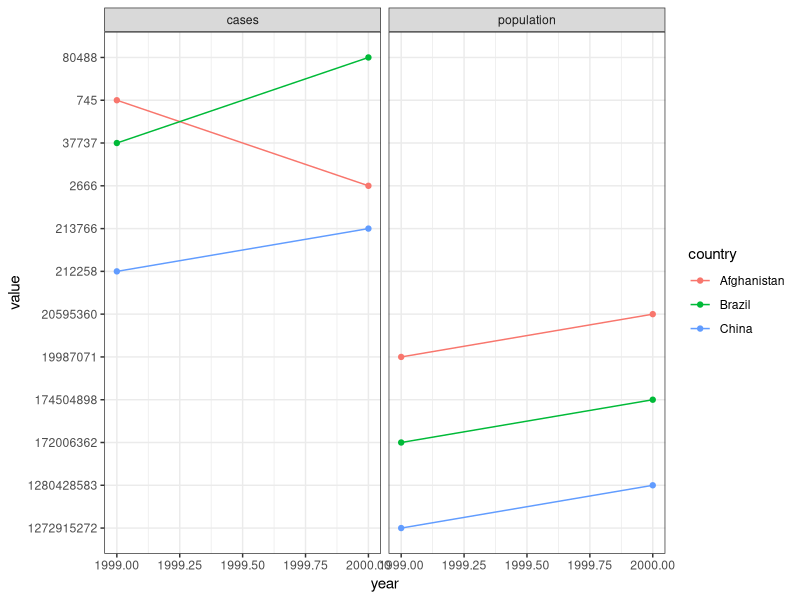
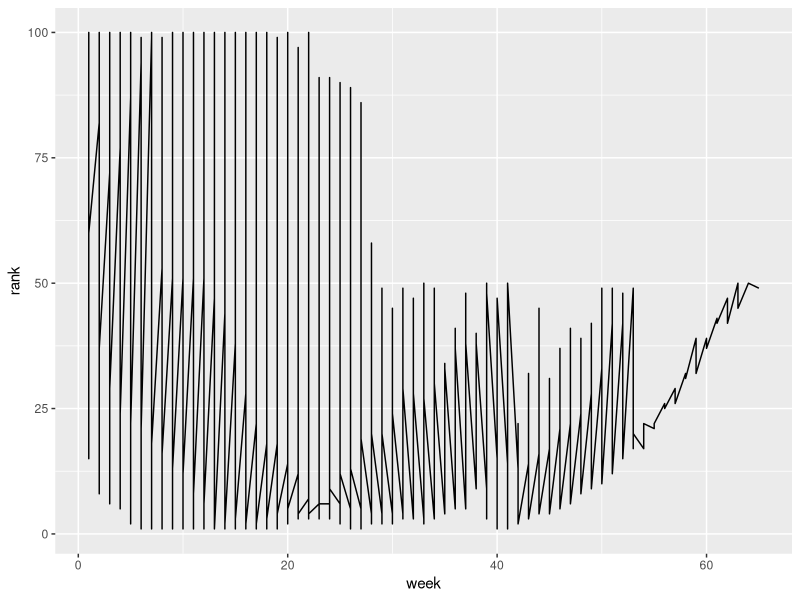

The R source for these figures, in order:
## ---- chunk 1
knitr::opts_chunk$set(echo = TRUE)
## ---- chunk 2
library(tidyverse)
## ---- chunk 3
# Load data set
tidydata <- tribble(
~country, ~year, ~cases, ~population,
"Afghanistan", 1999, 745, 19987071,
"Afghanistan", 2000, 2666, 20595360,
"Brazil", 1999, 37737, 172006362,
"Brazil", 2000, 80488, 174504898,
"China", 1999, 212258, 1272915272,
"China", 2000, 213766, 1280428583)

## ---- chunk 4
# Org by total # of cases in a year
tidydata %>% 
 group_by(year) %>% 
 summarize(total_cases = sum(cases))

## ---- chunk 5
# Loading a non-tidy dataset 
nontidydata <- tribble(
 ~country,~year,~rate, 
"Afghanistan", 1999, "745/19987071", 
"Afghanistan", 2000, "2666/20595360", 
"Brazil", 1999, "37737/172006362", 
"Brazil", 2000, "80488/174504898", 
"China", 1999, "212258/1272915272",
"China", 2000, "213766/1280428583")

nontidydata

## ---- chunk 6
# tidying the dataset
tidieddata <- nontidydata %>%
 separate(rate, into = c("cases", 
 "population"),
 sep = "/")
tidieddata
## ---- chunk 7
# Passing names to new columns "measurement" and "values" from col "cases" to "popn" 
newtidieddata <- tidieddata %>%
 pivot_longer(
 cols = cases:population,
 names_to = "measurement"
,
 values_to = "value"
 )
newtidieddata

## ---- chunk 8
# one-dimensional ggplot
ggplot(newtidieddata) +
 aes(x=year,y=value, colour=country) +
 geom_point() +
 geom_line(aes(group = country))+
 facet_wrap(~measurement) + 
 theme_bw()


## ---- chunk 9
# Example 2
df <- tribble(
 ~id, ~bp1, ~bp2,
 "A", 100, 120,
 "B", 140, 115,
 "C", 120, 125)
df


## ---- chunk 10
# from columns bp1 to bp2, send them to "measurement" and "value"
df %>%
 pivot_longer(
 cols = bp1:bp2,
 names_to = "measurement",
 values_to = "value")

## ---- chunk 11
# going back to pivot_longer
newtidieddata %>% 
 pivot_wider(names_from="measurement",
 values_from="value")


## ---- chunk 12
# Example 4: reshapping data
df <- tribble(
 ~id, ~measurement, ~value,
 "A", "bp1", 100,
 "B", "bp1", 140,
 "B", "bp2", 115, 
 "A", "bp2", 120,
 "A", "bp3", 105)
df

## ---- chunk 13
# reshapping data w pivot_wider
# NA appears when there is a missing entry
df %>% 
 pivot_wider(
 names_from = measurement,
 values_from = value)

## ---- chunk 14
# Load tidyverse package
library(tidyverse)
## ---- chunk 15
# Pivot longer to arrange the names, values, and clean data
newtidieweek <- billboard %>%
  pivot_longer(
    cols = starts_with("wk"),
    names_to = "week",
    values_to = "rank",
    values_drop_na = TRUE,
  )

newtidieweek

## ---- chunk 16
# mutate data set
tidie_data <- newtidieweek %>% 
  mutate(week = parse_number(week))

tidie_data

## ---- chunk 17
# Plot graph 
ggplot(tidie_data) +
 aes(x=week,y=rank) +
  geom_line()

## ---- chunk 18
# use pivot_wider
new_measure_cd <- cms_patient_experience %>%
  pivot_wider(names_from = "measure_cd",
              values_from = "prf_rate",
              id_cols = starts_with("org"))

new_measure_cd


